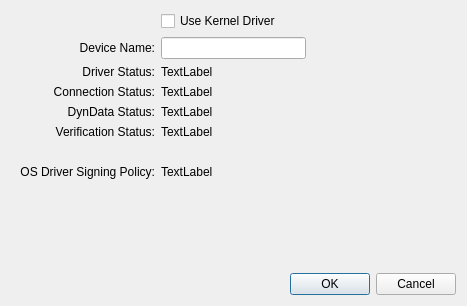
<?xml version="1.0" encoding="UTF-8"?>
<ui version="4.0">
 <class>DriverWindow</class>
 <widget class="QWidget" name="DriverWindow">
  <property name="geometry">
   <rect>
    <x>0</x>
    <y>0</y>
    <width>467</width>
    <height>306</height>
   </rect>
  </property>
  <property name="sizePolicy">
   <sizepolicy hsizetype="Preferred" vsizetype="Preferred">
    <horstretch>0</horstretch>
    <verstretch>0</verstretch>
   </sizepolicy>
  </property>
  <property name="minimumSize">
   <size>
    <width>430</width>
    <height>280</height>
   </size>
  </property>
  <property name="maximumSize">
   <size>
    <width>16777215</width>
    <height>16777215</height>
   </size>
  </property>
  <property name="windowTitle">
   <string>Task Explorer - Kernel Driver</string>
  </property>
  <layout class="QGridLayout" name="gridLayout_2">
   <item row="1" column="0">
    <layout class="QGridLayout" name="gridLayout">
     <item row="9" column="0">
      <spacer name="verticalSpacer">
       <property name="orientation">
        <enum>Qt::Orientation::Vertical</enum>
       </property>
       <property name="sizeHint" stdset="0">
        <size>
         <width>20</width>
         <height>40</height>
        </size>
       </property>
      </spacer>
     </item>
     <item row="3" column="0">
      <widget class="QLabel" name="label_2">
       <property name="text">
        <string>Driver Status:</string>
       </property>
       <property name="alignment">
        <set>Qt::AlignmentFlag::AlignRight|Qt::AlignmentFlag::AlignTrailing|Qt::AlignmentFlag::AlignVCenter</set>
       </property>
      </widget>
     </item>
     <item row="2" column="1">
      <widget class="QLineEdit" name="deviceName">
       <property name="sizePolicy">
        <sizepolicy hsizetype="Minimum" vsizetype="Fixed">
         <horstretch>0</horstretch>
         <verstretch>0</verstretch>
        </sizepolicy>
       </property>
       <property name="readOnly">
        <bool>true</bool>
       </property>
      </widget>
     </item>
     <item row="3" column="1" colspan="2">
      <widget class="QLabel" name="driverStatus">
       <property name="text">
        <string>TextLabel</string>
       </property>
      </widget>
     </item>
     <item row="4" column="1">
      <widget class="QLabel" name="connection">
       <property name="text">
        <string>TextLabel</string>
       </property>
      </widget>
     </item>
     <item row="4" column="0">
      <widget class="QLabel" name="label_8">
       <property name="text">
        <string>Connection Status:</string>
       </property>
       <property name="alignment">
        <set>Qt::AlignmentFlag::AlignRight|Qt::AlignmentFlag::AlignTrailing|Qt::AlignmentFlag::AlignVCenter</set>
       </property>
      </widget>
     </item>
     <item row="10" column="0" colspan="3">
      <widget class="QDialogButtonBox" name="buttonBox">
       <property name="standardButtons">
        <set>QDialogButtonBox::StandardButton::Cancel|QDialogButtonBox::StandardButton::Ok</set>
       </property>
      </widget>
     </item>
     <item row="8" column="1" colspan="2">
      <widget class="QLabel" name="signingPolicy">
       <property name="text">
        <string>TextLabel</string>
       </property>
      </widget>
     </item>
     <item row="8" column="0">
      <widget class="QLabel" name="label_14">
       <property name="text">
        <string>OS Driver Signing Policy:</string>
       </property>
       <property name="alignment">
        <set>Qt::AlignmentFlag::AlignRight|Qt::AlignmentFlag::AlignTrailing|Qt::AlignmentFlag::AlignVCenter</set>
       </property>
      </widget>
     </item>
     <item row="6" column="1">
      <widget class="QLabel" name="verification">
       <property name="text">
        <string>TextLabel</string>
       </property>
      </widget>
     </item>
     <item row="6" column="0">
      <widget class="QLabel" name="label_4">
       <property name="text">
        <string>Verification Status:</string>
       </property>
       <property name="alignment">
        <set>Qt::AlignmentFlag::AlignRight|Qt::AlignmentFlag::AlignTrailing|Qt::AlignmentFlag::AlignVCenter</set>
       </property>
      </widget>
     </item>
     <item row="1" column="1" colspan="2">
      <widget class="QCheckBox" name="chkUseDriver">
       <property name="text">
        <string>Use Kernel Driver</string>
       </property>
      </widget>
     </item>
     <item row="2" column="0">
      <widget class="QLabel" name="label_11">
       <property name="text">
        <string>Device Name:</string>
       </property>
       <property name="alignment">
        <set>Qt::AlignmentFlag::AlignRight|Qt::AlignmentFlag::AlignTrailing|Qt::AlignmentFlag::AlignVCenter</set>
       </property>
      </widget>
     </item>
     <item row="7" column="0">
      <widget class="QLabel" name="label_3">
       <property name="text">
        <string/>
       </property>
      </widget>
     </item>
     <item row="5" column="0">
      <widget class="QLabel" name="label_9">
       <property name="text">
        <string>DynData Status:</string>
       </property>
       <property name="alignment">
        <set>Qt::AlignmentFlag::AlignRight|Qt::AlignmentFlag::AlignTrailing|Qt::AlignmentFlag::AlignVCenter</set>
       </property>
      </widget>
     </item>
     <item row="5" column="1">
      <widget class="QLabel" name="dyn_data">
       <property name="text">
        <string>TextLabel</string>
       </property>
      </widget>
     </item>
    </layout>
   </item>
  </layout>
 </widget>
 <resources/>
 <connections/>
</ui>
